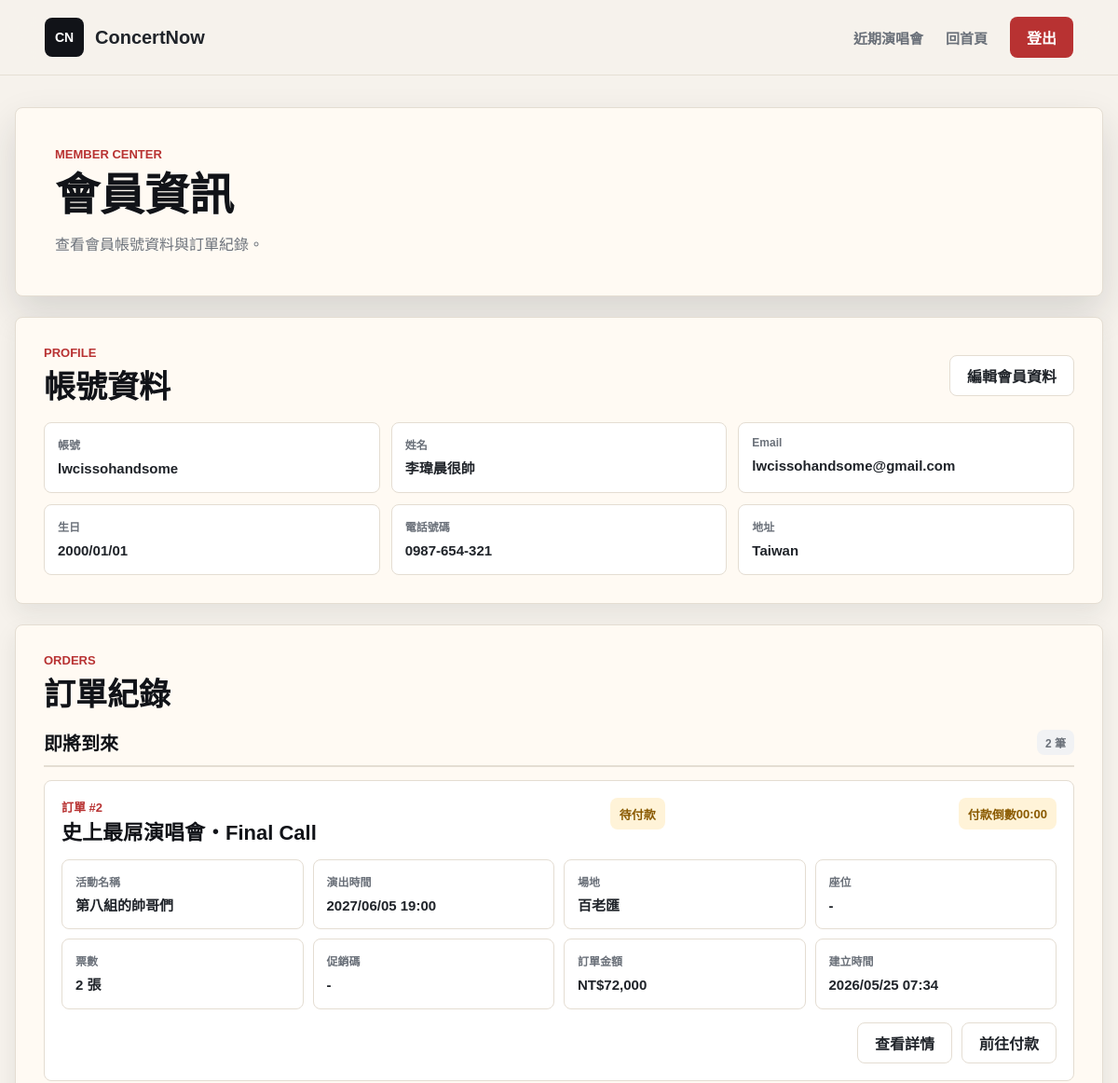
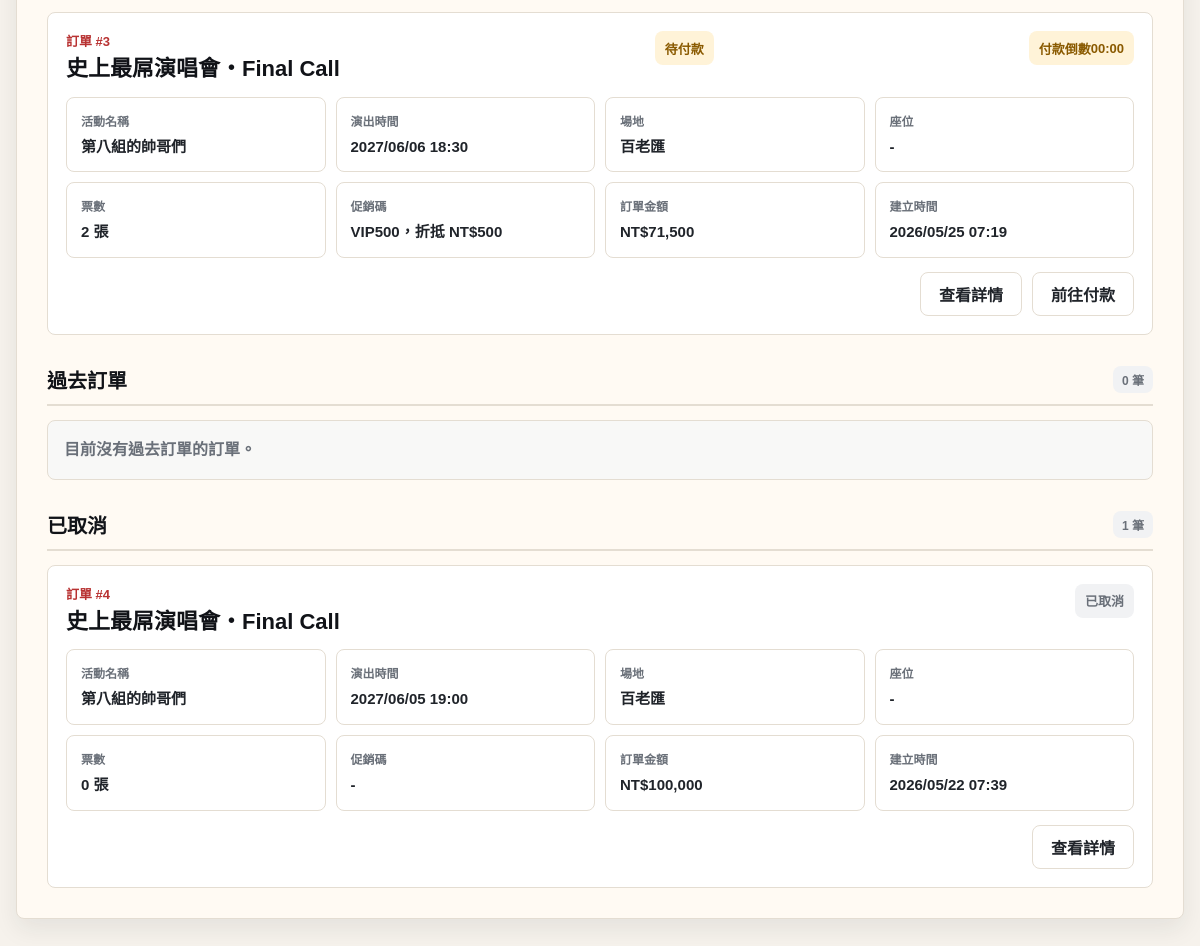
The page /customer/member.php (signed in) on the database its author committed (2 pictures, top to bottom).
### tables this page shows
CREATE TABLE User (
    user_id INT AUTO_INCREMENT PRIMARY KEY,
    username VARCHAR(50) NOT NULL UNIQUE,
    real_name VARCHAR(50) NOT NULL,
    birth_date DATETIME NOT NULL,
    phone_num VARCHAR(20) NOT NULL,
    id_number VARCHAR(20) NOT NULL UNIQUE,
    email VARCHAR(100) NOT NULL,
    user_address VARCHAR(255) NULL,
    password VARCHAR(255) NOT NULL,
    role ENUM('customer', 'manager') DEFAULT 'customer',
    created_at TIMESTAMP DEFAULT CURRENT_TIMESTAMP
);

CREATE TABLE Orders (
    order_id INT AUTO_INCREMENT PRIMARY KEY,
    user_id INT,
    show_id INT,
    promo_id INT NULL,                      
    total_price INT NOT NULL,               
    status ENUM('pending_payment', 'paid', 'cancelled') DEFAULT 'pending_payment',
    payment_method VARCHAR(30) NULL,         
    delivery_method VARCHAR(30) NULL,        
    created_at TIMESTAMP DEFAULT CURRENT_TIMESTAMP,
    FOREIGN KEY (user_id) REFERENCES User(user_id),
    FOREIGN KEY (show_id) REFERENCES ShowDate(show_id),
    FOREIGN KEY (promo_id) REFERENCES PromoCode(promo_id) ON DELETE SET NULL
);

CREATE TABLE Concert (
    concert_id INT AUTO_INCREMENT PRIMARY KEY,
    organizer_id INT NULL,                           
    artist VARCHAR(100) NOT NULL,                     
    title VARCHAR(255) NOT NULL,                      
    venue VARCHAR(100) NOT NULL,                      
    concert_address VARCHAR(255) NOT NULL,                    
    image VARCHAR(255),                               
    sale_start DATETIME NOT NULL,                     
    sale_end DATETIME NOT NULL,                       
    description TEXT,                                 
    notice TEXT,                                      
    created_at TIMESTAMP DEFAULT CURRENT_TIMESTAMP,
    FOREIGN KEY (organizer_id) REFERENCES Organizer(organizer_id) ON DELETE SET NULL
);

CREATE TABLE ShowDate (
    show_id INT AUTO_INCREMENT PRIMARY KEY,
    concert_id INT NOT NULL,                          
    show_datetime DATETIME NOT NULL,                  
    status VARCHAR(50) DEFAULT 'available',           
    FOREIGN KEY (concert_id) REFERENCES Concert(concert_id) ON DELETE CASCADE
);

CREATE TABLE PromoCode (
    promo_id INT AUTO_INCREMENT PRIMARY KEY,
    code_name VARCHAR(50) NOT NULL UNIQUE,  
    discount_amount INT NOT NULL,           
    usage_limit INT NULL,                   
    starts_at DATETIME NULL,                
    expires_at DATETIME NULL,               
    is_active BOOLEAN DEFAULT TRUE,         
    created_at TIMESTAMP DEFAULT CURRENT_TIMESTAMP,
    updated_at TIMESTAMP DEFAULT CURRENT_TIMESTAMP ON UPDATE CURRENT_TIMESTAMP
);

### customer/member.php (the view, shortened to what the rows shown need)
<?php
require_once __DIR__ . '/../includes/db_config.php';
require_once __DIR__ . '/../includes/order_expiration.php';
function h($value) {
    return htmlspecialchars((string) $value, ENT_QUOTES, 'UTF-8');
}
function memberDateTimeText($value) {
    $timestamp = strtotime((string) $value);
    return $timestamp ? date('Y/m/d H:i', $timestamp) : (string) $value;
}
function memberDateText($value) {
    $timestamp = strtotime((string) $value);
    return $timestamp ? date('Y/m/d', $timestamp) : (string) $value;
}
function orderStatusText($status) {
    $labels = [
        'pending_payment' => '待付款',
        'paid' => '已付款',
        'cancelled' => '已取消',
    ];
    return $labels[$status] ?? (string) $status;
}
function orderStatusClass($status) {
    $classes = [
        'pending_payment' => 'is-pending',
        'paid' => 'is-paid',
        'cancelled' => 'is-cancelled',
    ];
    return $classes[$status] ?? 'is-unknown';
}
$stylePath = __DIR__ . '/../assets/css/style.css';
$styleVersion = file_exists($stylePath) ? filemtime($stylePath) : time();
$customerId = (int) $_SESSION['customer_id'];
$member = null;
$orders = [];
$orderGroups = [
    'upcoming' => [],
    'past' => [],
    'cancelled' => [],
];
$orderGroupLabels = [
    'upcoming' => '即將到來',
    'past' => '過去訂單',
    'cancelled' => '已取消',
];
$pageError = null;
if ($pdo === null) {
    $pageError = '目前無法連線到資料庫，請確認 MAMP / MySQL 已啟動，且 includes/db_config.php 設定正確。';
} else {
    try {
        $memberStatement = $pdo->prepare(
            'SELECT user_id, username, real_name, birth_date, phone_num, id_number, email, user_address, role, created_at
             FROM `User`
             WHERE user_id = :user_id
             LIMIT 1'
        );
        $memberStatement->execute(['user_id' => $customerId]);
        $member = $memberStatement->fetch();
        $orderStatement = $pdo->prepare(
            'SELECT
                o.order_id,
                o.total_price,
                o.status,
                o.created_at,
                sd.show_datetime,
                c.artist,
                c.title,
                c.venue,
                p.code_name,
                p.discount_amount,
                COUNT(t.ticket_id) AS ticket_count,
                GROUP_CONCAT(s.seat_number ORDER BY s.seat_number SEPARATOR "、") AS seat_numbers
             FROM Orders o
             LEFT JOIN ShowDate sd ON o.show_id = sd.show_id
             LEFT JOIN Concert c ON sd.concert_id = c.concert_id
             LEFT JOIN PromoCode p ON o.promo_id = p.promo_id
             LEFT JOIN Ticket t ON o.order_id = t.order_id
             LEFT JOIN Seat s ON t.seat_id = s.seat_id
             WHERE o.user_id = :user_id
             GROUP BY
                o.order_id,
                o.total_price,
                o.status,
                o.created_at,
                sd.show_datetime,
                c.artist,
                c.title,
                c.venue,
                p.code_name,
                p.discount_amount
             ORDER BY o.created_at DESC'
        );
        $orderStatement->execute(['user_id' => $customerId]);
        $orders = $orderStatement->fetchAll();
        $now = time();
        foreach ($orders as $order) {
            $showTimestamp = $order['show_datetime'] ? strtotime((string) $order['show_datetime']) : false;
            if ($order['status'] === 'cancelled') {
                $orderGroups['cancelled'][] = $order;
            } elseif ($showTimestamp !== false && $showTimestamp >= $now) {
                $orderGroups['upcoming'][] = $order;
            } else {
                $orderGroups['past'][] = $order;
            }
        }
        usort($orderGroups['upcoming'], function ($left, $right) {
            return strtotime((string) $left['show_datetime']) <=> strtotime((string) $right['show_datetime']);
        });
        usort($orderGroups['past'], function ($left, $right) {
            return strtotime((string) ($right['show_datetime'] ?? '')) <=> strtotime((string) ($left['show_datetime'] ?? ''));
        });
        usort($orderGroups['cancelled'], function ($left, $right) {
            return strtotime((string) $right['created_at']) <=> strtotime((string) $left['created_at']);
        });
    } catch (PDOException $exception) {
        $pageError = '會員資料讀取失敗：' . $exception->getMessage();
    }
}
?>
<!doctype html>
<html lang="zh-Hant">
<head>
    <link rel="stylesheet" href="../assets/css/style.css?v=<?= h($styleVersion) ?>">
</head>
<body>
    <main class="member-main">
        <section class="member-hero" aria-labelledby="member-title">
            <div>
                <h1 id="member-title">會員資訊</h1>
            </div>
        </section>
        <?php if ($pageError): ?>
            <section class="member-panel">
                <p class="member-alert"><?= h($pageError) ?></p>
            </section>
        <?php elseif ($member): ?>
            <section class="member-panel" aria-labelledby="profile-title">
                <div class="member-section-heading">
                    <div class="member-section-title">
                        <p>Profile</p>
                        <h2 id="profile-title">帳號資料</h2>
                    </div>
                    <a class="secondary-action" href="edit_member.php">編輯會員資料</a>
                </div>
                <dl class="member-info-grid">
                    <div>
                        <dt>帳號</dt>
                        <dd><?= h($member['username']) ?></dd>
                    </div>
                    <div>
                        <dt>姓名</dt>
                        <dd><?= h($member['real_name']) ?></dd>
                    </div>
                    <div>
                        <dt>Email</dt>
                        <dd><?= h($member['email']) ?></dd>
                    </div>
                    <div>
                        <dt>生日</dt>
                        <dd><?= h(memberDateText($member['birth_date'])) ?></dd>
                    </div>
                    <div>
                        <dt>電話號碼</dt>
                        <dd><?= h($member['phone_num']) ?></dd>
                    </div>
                    <div>
                        <dt>地址</dt>
                        <dd><?= h($member['user_address'] ?: '-') ?></dd>
                    </div>
                </dl>
            </section>
            <section class="member-panel" aria-labelledby="orders-title">
                <div class="member-section-title">
                    <p>Orders</p>
                    <h2 id="orders-title">訂單紀錄</h2>
                </div>
                <?php if (!$orders): ?>
                    <p class="member-empty">目前沒有訂單紀錄。</p>
                <?php else: ?>
                    <div class="member-order-groups">
                        <?php foreach ($orderGroups as $groupKey => $groupOrders): ?>
                            <section class="member-order-group" aria-labelledby="order-group-<?= h($groupKey) ?>">
                                <div class="member-order-group-heading">
                                    <h3 id="order-group-<?= h($groupKey) ?>"><?= h($orderGroupLabels[$groupKey]) ?></h3>
                                    <span><?= h(count($groupOrders)) ?> 筆</span>
                                </div>
                                <?php if (!$groupOrders): ?>
                                    <p class="member-empty member-order-group-empty">目前沒有<?= h($orderGroupLabels[$groupKey]) ?>的訂單。</p>
                                <?php else: ?>
                                    <div class="member-order-list">
                                        <?php foreach ($groupOrders as $order): ?>
                                            <article class="member-order-card">
                                                <div class="member-order-head">
                                                    <div>
                                                        <p>訂單 #<?= h($order['order_id']) ?></p>
                                                        <h3>
                                                            <a href="order_detail.php?order_id=<?= h($order['order_id']) ?>">
                                                                <?= h($order['title'] ?? '演唱會資料已移除') ?>
                                                            </a>
                                                        </h3>
                                                    </div>
                                                    <span class="member-status <?= h(orderStatusClass($order['status'])) ?>"><?= h(orderStatusText($order['status'])) ?></span>
                                                    <?php if ($order['status'] === 'pending_payment'): ?>
                                                        <?php $orderSecondsRemaining = orderPaymentSecondsRemaining($order['created_at']); ?>
                                                        <span class="member-status is-pending" data-order-countdown data-order-id="<?= h($order['order_id']) ?>" data-seconds="<?= h($orderSecondsRemaining) ?>">
                                                            付款倒數 <strong data-countdown-text><?= h(gmdate('i:s', $orderSecondsRemaining)) ?></strong>
                                                        </span>
                                                    <?php endif; ?>
                                                </div>
                                                <dl class="member-order-info">
                                                    <div>
                                                        <dt>活動名稱</dt>
                                                        <dd><?= h($order['artist'] ?? '-') ?></dd>
                                                    </div>
                                                    <div>
                                                        <dt>演出時間</dt>
                                                        <dd><?= h(memberDateTimeText($order['show_datetime'] ?? null)) ?></dd>
                                                    </div>
                                                    <div>
                                                        <dt>場地</dt>
                                                        <dd><?= h($order['venue'] ?? '-') ?></dd>
                                                    </div>
                                                    <div>
                                                        <dt>座位</dt>
                                                        <dd><?= h($order['seat_numbers'] ?: '-') ?></dd>
                                                    </div>
                                                    <div>
                                                        <dt>票數</dt>
                                                        <dd><?= h((int) $order['ticket_count']) ?> 張</dd>
                                                    </div>
                                                    <div>
                                                        <dt>促銷碼</dt>
                                                        <dd>
                                                            <?php if ($order['code_name']): ?>
                                                                <?= h($order['code_name']) ?>，折抵 NT$<?= h(number_format((int) $order['discount_amount'])) ?>
                                                            <?php else: ?>
                                                                -
                                                            <?php endif; ?>
                                                        </dd>
                                                    </div>
                                                    <div>
                                                        <dt>訂單金額</dt>
                                                        <dd>NT$<?= h(number_format((int) $order['total_price'])) ?></dd>
                                                    </div>
                                                    <div>
                                                        <dt>建立時間</dt>
                                                        <dd><?= h(memberDateTimeText($order['created_at'])) ?></dd>
                                                    </div>
                                                </dl>
                                                <div class="member-order-actions">
                                                    <a class="secondary-action" href="order_detail.php?order_id=<?= h($order['order_id']) ?>">查看詳情</a>
                                                    <?php if ($order['status'] === 'pending_payment'): ?>
                                                        <a class="secondary-action" href="payment.php?order_id=<?= h($order['order_id']) ?>">前往付款</a>
                                                    <?php endif; ?>
                                                </div>
                                            </article>
                                        <?php endforeach; ?>
                                    </div>
                                <?php endif; ?>
                            </section>
                        <?php endforeach; ?>
                    </div>
                <?php endif; ?>
            </section>
        <?php endif; ?>
    </main>
</body>
</html>

### rows shown on the page
user: username "lwcissohandsome", real_name "李瑋晨很帥", email "lwcissohandsome@gmail.com", birth_date "2000/01/01", phone_num "0987-654-321", user_address "Taiwan"
orders: order_id "2", concert.title "史上最屌演唱會・Final Call", status "待付款", concert.artist "第八組的帥哥們", show.show_datetime "2027/06/05 19:00", concert.venue "百老匯", seat_numbers "-", ticket_count "2", total_price "72,000", created_at "2026/05/25 07:34"
orders: order_id "3", concert.title "史上最屌演唱會・Final Call", status "待付款", concert.artist "第八組的帥哥們", show.show_datetime "2027/06/06 18:30", concert.venue "百老匯", seat_numbers "-", ticket_count "2", promo.code_name "VIP500", promo.discount_amount "500", total_price "71,500", created_at "2026/05/25 07:19"
orders: order_id "4", concert.title "史上最屌演唱會・Final Call", status "已取消", concert.artist "第八組的帥哥們", show.show_datetime "2027/06/05 19:00", concert.venue "百老匯", seat_numbers "-", ticket_count "0", total_price "100,000", created_at "2026/05/22 07:39"

### other values the page prints
$orderGroupLabels[$groupKey] "即將到來"
count($groupOrders) "2"
$orderGroupLabels[$groupKey] "過去訂單"
count($groupOrders) "0"
$orderGroupLabels[$groupKey] "已取消"
count($groupOrders) "1"
